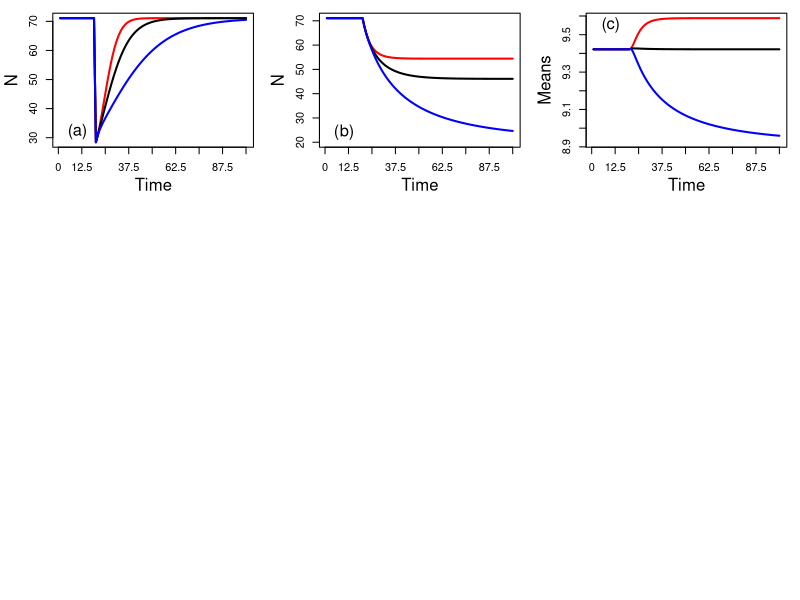

Recreate this plot in R.
# this code draws figure 3 in Coulson et al. 
# clear memory
# close graphics
# once again, the code is not elegant, but it is functional!
rm(list=ls())
graphics.off()
# open graphics window and set up drawing area
quartz()
par(mfrow=c(3,3),mar=c(4,4,1,1))

# function to calculate moments of a distribution
moments.fun <- function(x,z){
  mu <- sum(z*x)/sum(x)
  va <- sum(z*z*x)/sum(x)-mu^2
  sk <- (sum(z*z*z*x)/sum(x)-3*mu*va-mu^3)/(sqrt(va)^3)
  m4 <- sum(z*z*z*z*x)/sum(x)
  m3 <- sum(z*z*z*x)/sum(x)
  m2 <- sum(z*z*x)/sum(x)
  ku <- (m4-4*mu*m3+6*(mu^2)*m2-3*(mu^4))/(va^2)-3
  res <- c(mu,va,sk,ku,m2,m3,m4)
  names(res) <- c('Mean','Variance','Skew','Kurtosis','Moment 2','Moment 3','Moment 4')
  return(res)
}

# Gaussian inheritance function H(z'|z,t)  zz = z' for R code
G.fun <- function(z, zz, mu.a, mu.b, sigma.a, n.b, N) {
  mu.z <- mu.a+mu.b*z+n.b*N
  sigma.z2 <- sigma.a
  sigma.z <- sqrt(sigma.z2)
  temp1 <- sqrt(2*pi)*sigma.z
  temp2 <- ((zz-mu.z)^2)/(2*sigma.z2)
  return(exp(-temp2)/temp1)
}

# fitness function
w <- function(z,a,b,c,N) a+b*z+c*N

# num bins
n <- 100

# num iterations
n.gens <- 500

# midpoints
z <- seq(0,30,length.out=n)

# results vector
res <- array(NA,c(n,n.gens))

# starting condition
res[,1] <- dnorm(z,8,1.1)
res[,1] <- res[,1]/sum(res[,1])

# now run first simulation for figure (a) -- examine consequences of a one of perturbation on recovery times
for (i in 2:n.gens){
  N <- sum(res[,i-1])
  fit <- w(z,0.2,0.1,-0.002,N)
  fit <- if (i==300) fit*0.4 else fit
  H <- t(outer(z,z,G.fun,5,0.5,1,-0.005,N))
  H <- H/matrix(as.vector(apply(H,2,sum)),nrow=n,ncol=n,byrow=TRUE)
  res[,i] <- H%*%(fit*res[,i-1])
}

# plot figure (a)
Ns <- apply(res,2,sum)
plot(281:380,Ns[281:380],type='l',lwd=2,xlab='',ylab='',axes=FALSE,col='red')
axis(1,labels=seq(0,100,length.out=9),at=c(seq(280,380,length.out=9)))
axis(2,labels=TRUE)
mtext(side=1,line=2.5,'Time')
mtext(side=2,line=2.5,'N')
# extract carrying capacity
K <- Ns[n.gens]
text(290,32,'(a)',cex=1.5)
res <- array(NA,c(n,n.gens))

# now run the second simulation for figure (a)
# starting condition
res[,1] <- dnorm(z,8,1.1)
res[,1] <- res[,1]/sum(res[,1])

for (i in 2:n.gens){
  N <- sum(res[,i-1])
  fit <- w(z,0.2,0.1,-0.002,N)
  fit <- if (i==300) fit*0.4 else fit
  H <- t(outer(z,z,G.fun,5-0.005*K,0.5,1,0,N))
  H <- H/matrix(as.vector(apply(H,2,sum)),nrow=n,ncol=n,byrow=TRUE)
  res[,i] <- H%*%(fit*res[,i-1])
}
Ns <- apply(res,2,sum)
lines(281:380,Ns[281:380],col='black',lwd=2)

box()

res <- array(NA,c(n,n.gens))

# now run third simulation for figure (a)
# starting condition
res[,1] <- dnorm(z,8,1.1)
res[,1] <- res[,1]/sum(res[,1])
for (i in 2:n.gens){
  N <- sum(res[,i-1])
  fit <- w(z,0.2,0.1,-0.002,N)
  fit <- if (i==300) fit*0.4 else fit
  H <- t(outer(z,z,G.fun,5-0.01*K,0.5,1,0.005,N))
  H <- H/matrix(as.vector(apply(H,2,sum)),nrow=n,ncol=n,byrow=TRUE)
  res[,i] <- H%*%(fit*res[,i-1])
}
Ns <- apply(res,2,sum)
lines(281:380,Ns[281:380],col='blue',lwd=2)


# Now move onto figure (b)  This time have a permanent perturbation

# results vector
res <- array(NA,c(n,n.gens))

# first simulation for figure (b)
# starting condition
res[,1] <- dnorm(z,8,1.1)
res[,1] <- res[,1]/sum(res[,1])

for (i in 2:n.gens){
  N <- sum(res[,i-1])
  if (i>300) a <- 0.15 else a <- 0.2
  fit <- w(z,a,0.1,-0.002,N)
  H <- t(outer(z,z,G.fun,5,0.5,1,-0.005,N))
  H <- H/matrix(as.vector(apply(H,2,sum)),nrow=n,ncol=n,byrow=TRUE)
  res[,i] <- H%*%(fit*res[,i-1])
}
res.1 <- res
Ns <- apply(res,2,sum)
K <- Ns[299]
plot(281:380,Ns[281:380],type='l',lwd=2,xlab='',ylab='',axes=FALSE,ylim=c(20,K),col='red')
axis(1,labels=seq(0,100,length.out=9),at=c(seq(280,380,length.out=9)))
axis(2,labels=TRUE)
mtext(side=1,line=2.5,'Time')
mtext(side=2,line=2.5,'N')
text(290,24,'(b)',cex=1.5)

res <- array(NA,c(n,n.gens))
# second simulation for figure (b)

# starting condition
res[,1] <- dnorm(z,8,1.1)
res[,1] <- res[,1]/sum(res[,1])

for (i in 2:n.gens){
  N <- sum(res[,i-1])
  if (i>300) a <- 0.15 else a <- 0.2
  fit <- w(z,a,0.1,-0.002,N)
  H <- t(outer(z,z,G.fun,5-0.005*K,0.5,1,0,N))
  H <- H/matrix(as.vector(apply(H,2,sum)),nrow=n,ncol=n,byrow=TRUE)
  res[,i] <- H%*%(fit*res[,i-1])
}
Ns <- apply(res,2,sum)
lines(281:380,Ns[281:380],lwd=2)
res.2 <- res
box()

res <- array(NA,c(n,n.gens))

# Now third simulation for figure (c)
# starting condition
res[,1] <- dnorm(z,8,1.1)
res[,1] <- res[,1]/sum(res[,1])
for (i in 2:n.gens){
  N <- sum(res[,i-1])
  if (i>300) a <- 0.15 else a <- 0.2
  fit <- w(z,a,0.1,-0.002,N)
  H <- t(outer(z,z,G.fun,5-0.01*K,0.5,1,0.005,N))
  H <- H/matrix(as.vector(apply(H,2,sum)),nrow=n,ncol=n,byrow=TRUE)
  res[,i] <- H%*%(fit*res[,i-1])
}
Ns <- apply(res,2,sum)
lines(281:380,Ns[281:380],col='blue',lwd=2)
res.3 <- res


# finally examine dynamics of mean phenotype for the three simulations in figure (b) and plot the means in Figure (c)
means.ph1 <- means.ph2 <- means.ph3 <- rep(NA,n.gens)
for (i in 1:500){
  means.ph1[i] <- moments.fun(res.1[,i],z)[1]
  means.ph2[i] <- moments.fun(res.2[,i],z)[1]
  means.ph3[i] <- moments.fun(res.3[,i],z)[1]
}
temp <- c(means.ph1[100:500],means.ph2[100:500],means.ph3[100:500])
plot(281:380,means.ph1[281:380],col='red',lwd=2,ylim=c(min(temp),max(temp)),type='l',axes=FALSE,xlab='',ylab='')
lines(281:380,means.ph2[281:380],col='black',lwd=2)
lines(281:380,means.ph3[281:380],col='blue',lwd=2)
axis(1,labels=seq(0,100,length.out=9),at=c(seq(280,380,length.out=9)))
axis(2,labels=TRUE)
mtext(side=1,line=2.5,'Time')
mtext(side=2,line=2.5,'Means')
box()
text(290,9.55,'(c)',cex=1.5)
